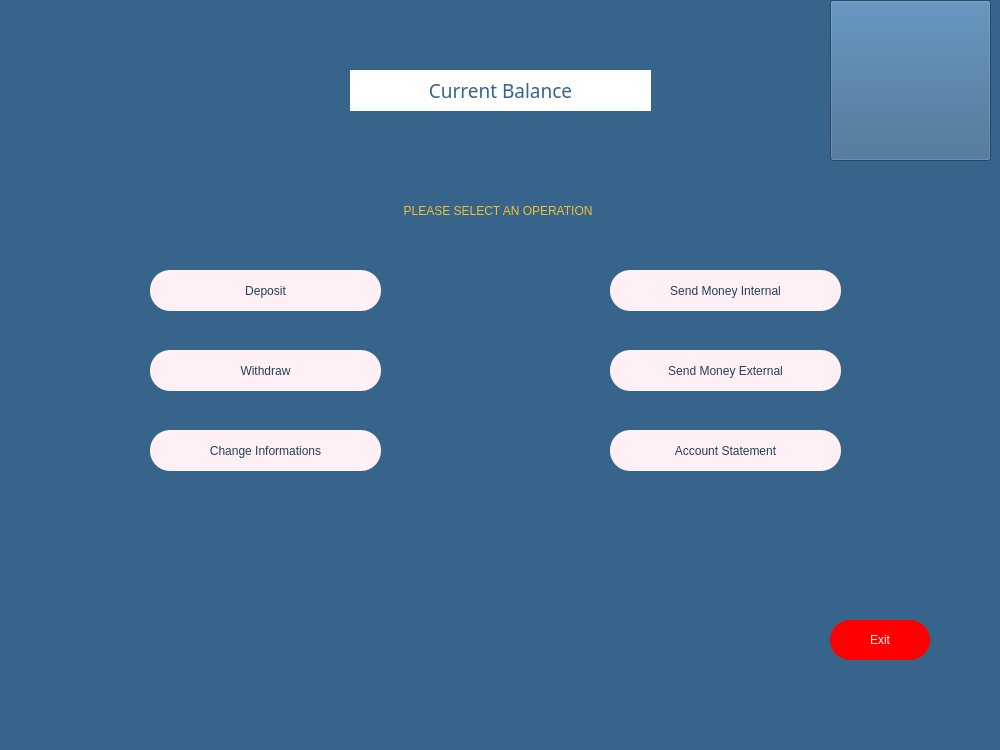
<?xml version="1.0" encoding="UTF-8"?>
<ui version="4.0">
 <class>CustWindow</class>
 <widget class="QMainWindow" name="CustWindow">
  <property name="geometry">
   <rect>
    <x>0</x>
    <y>0</y>
    <width>1000</width>
    <height>750</height>
   </rect>
  </property>
  <property name="windowTitle">
   <string>Customer </string>
  </property>
  <property name="styleSheet">
   <string notr="true">background-color: rgb(54, 100, 139);</string>
  </property>
  <widget class="QWidget" name="customer_widget">
   <widget class="QPushButton" name="B_deposit">
    <property name="geometry">
     <rect>
      <x>150</x>
      <y>270</y>
      <width>231</width>
      <height>41</height>
     </rect>
    </property>
    <property name="layoutDirection">
     <enum>Qt::LeftToRight</enum>
    </property>
    <property name="styleSheet">
     <string notr="true">background-color: rgb(255, 240, 245);
color: rgb(34, 64, 89);
font: 63 14pt &quot;Montserrat SemiBold&quot;;
border-radius: 20 </string>
    </property>
    <property name="text">
     <string>Deposit</string>
    </property>
    <property name="icon">
     <iconset>
      <normaloff>../../Desktop/proje hazırlık/Project-main/deposit.png</normaloff>../../Desktop/proje hazırlık/Project-main/deposit.png</iconset>
    </property>
    <property name="iconSize">
     <size>
      <width>37</width>
      <height>37</height>
     </size>
    </property>
    <property name="checkable">
     <bool>false</bool>
    </property>
   </widget>
   <widget class="QPushButton" name="B_withdraw">
    <property name="geometry">
     <rect>
      <x>150</x>
      <y>350</y>
      <width>231</width>
      <height>41</height>
     </rect>
    </property>
    <property name="layoutDirection">
     <enum>Qt::LeftToRight</enum>
    </property>
    <property name="styleSheet">
     <string notr="true">background-color: rgb(255, 240, 245);
color: rgb(34, 64, 89);
font: 63 14pt &quot;Montserrat SemiBold&quot;;
border-radius: 20 </string>
    </property>
    <property name="text">
     <string>Withdraw</string>
    </property>
    <property name="icon">
     <iconset>
      <normaloff>../../Desktop/proje hazırlık/Project-main/withdraw.png</normaloff>../../Desktop/proje hazırlık/Project-main/withdraw.png</iconset>
    </property>
    <property name="iconSize">
     <size>
      <width>40</width>
      <height>40</height>
     </size>
    </property>
    <property name="checkable">
     <bool>false</bool>
    </property>
   </widget>
   <widget class="QPushButton" name="B_statement">
    <property name="geometry">
     <rect>
      <x>610</x>
      <y>430</y>
      <width>231</width>
      <height>41</height>
     </rect>
    </property>
    <property name="styleSheet">
     <string notr="true">background-color: rgb(255, 240, 245);
color: rgb(34, 64, 89);
font: 63 14pt &quot;Montserrat SemiBold&quot;;
border-radius: 20 </string>
    </property>
    <property name="text">
     <string>Account Statement</string>
    </property>
    <property name="checkable">
     <bool>false</bool>
    </property>
   </widget>
   <widget class="QPushButton" name="B_exit_cust_menu">
    <property name="geometry">
     <rect>
      <x>830</x>
      <y>620</y>
      <width>100</width>
      <height>40</height>
     </rect>
    </property>
    <property name="styleSheet">
     <string notr="true">background-color: rgb(255, 0, 0);
font: 63 14pt &quot;Montserrat SemiBold&quot;;
border-radius: 20;
color: rgb(255, 255, 255);
</string>
    </property>
    <property name="text">
     <string>Exit</string>
    </property>
    <property name="checkable">
     <bool>false</bool>
    </property>
   </widget>
   <widget class="QLineEdit" name="li_select_opr">
    <property name="geometry">
     <rect>
      <x>260</x>
      <y>190</y>
      <width>471</width>
      <height>41</height>
     </rect>
    </property>
    <property name="layoutDirection">
     <enum>Qt::LeftToRight</enum>
    </property>
    <property name="autoFillBackground">
     <bool>false</bool>
    </property>
    <property name="styleSheet">
     <string notr="true">color: rgb(242, 192, 54);
font: 75 22pt &quot;MS Shell Dlg 2&quot;;</string>
    </property>
    <property name="text">
     <string>  PLEASE SELECT AN OPERATION</string>
    </property>
    <property name="frame">
     <bool>false</bool>
    </property>
    <property name="alignment">
     <set>Qt::AlignCenter</set>
    </property>
   </widget>
   <widget class="QLabel" name="la_balance">
    <property name="geometry">
     <rect>
      <x>350</x>
      <y>120</y>
      <width>301</width>
      <height>41</height>
     </rect>
    </property>
    <property name="layoutDirection">
     <enum>Qt::LeftToRight</enum>
    </property>
    <property name="styleSheet">
     <string notr="true">color: rgb(255, 255, 255);
font: 63 18pt &quot;Montserrat SemiBold&quot;;</string>
    </property>
    <property name="text">
     <string/>
    </property>
    <property name="alignment">
     <set>Qt::AlignCenter</set>
    </property>
   </widget>
   <widget class="QPushButton" name="B_internal">
    <property name="geometry">
     <rect>
      <x>610</x>
      <y>270</y>
      <width>231</width>
      <height>41</height>
     </rect>
    </property>
    <property name="styleSheet">
     <string notr="true">background-color: rgb(255, 240, 245);
color: rgb(34, 64, 89);
font: 63 14pt &quot;Montserrat SemiBold&quot;;
border-radius: 20 </string>
    </property>
    <property name="text">
     <string>Send Money Internal</string>
    </property>
    <property name="checkable">
     <bool>false</bool>
    </property>
   </widget>
   <widget class="QPushButton" name="B_external">
    <property name="geometry">
     <rect>
      <x>610</x>
      <y>350</y>
      <width>231</width>
      <height>41</height>
     </rect>
    </property>
    <property name="styleSheet">
     <string notr="true">background-color: rgb(255, 240, 245);
color: rgb(34, 64, 89);
font: 63 14pt &quot;Montserrat SemiBold&quot;;
border-radius: 20 </string>
    </property>
    <property name="text">
     <string>Send Money External</string>
    </property>
    <property name="checkable">
     <bool>false</bool>
    </property>
   </widget>
   <widget class="QPushButton" name="B_settings">
    <property name="geometry">
     <rect>
      <x>150</x>
      <y>430</y>
      <width>231</width>
      <height>41</height>
     </rect>
    </property>
    <property name="styleSheet">
     <string notr="true">background-color: rgb(255, 240, 245);
color: rgb(34, 64, 89);
font: 63 14pt &quot;Montserrat SemiBold&quot;;
border-radius: 20 </string>
    </property>
    <property name="text">
     <string>Change Informations</string>
    </property>
    <property name="checkable">
     <bool>false</bool>
    </property>
   </widget>
   <widget class="QPushButton" name="pushButton">
    <property name="geometry">
     <rect>
      <x>830</x>
      <y>0</y>
      <width>161</width>
      <height>161</height>
     </rect>
    </property>
    <property name="contextMenuPolicy">
     <enum>Qt::DefaultContextMenu</enum>
    </property>
    <property name="styleSheet">
     <string notr="true"/>
    </property>
    <property name="text">
     <string/>
    </property>
    <property name="icon">
     <iconset>
      <normaloff>logo.png</normaloff>logo.png</iconset>
    </property>
    <property name="iconSize">
     <size>
      <width>150</width>
      <height>150</height>
     </size>
    </property>
   </widget>
   <widget class="QLabel" name="la_balance_2">
    <property name="geometry">
     <rect>
      <x>350</x>
      <y>70</y>
      <width>301</width>
      <height>41</height>
     </rect>
    </property>
    <property name="font">
     <font>
      <family>Montserrat SemiBold</family>
      <pointsize>14</pointsize>
      <weight>7</weight>
      <italic>false</italic>
      <bold>false</bold>
     </font>
    </property>
    <property name="styleSheet">
     <string notr="true">color: rgb(54, 100, 139);
font: 63 14pt &quot;Montserrat SemiBold&quot;;
background-color: rgb(255, 255, 255);</string>
    </property>
    <property name="text">
     <string>Current Balance</string>
    </property>
    <property name="alignment">
     <set>Qt::AlignCenter</set>
    </property>
   </widget>
  </widget>
  <widget class="QMenuBar" name="menubar">
   <property name="geometry">
    <rect>
     <x>0</x>
     <y>0</y>
     <width>1000</width>
     <height>21</height>
    </rect>
   </property>
  </widget>
  <widget class="QStatusBar" name="statusbar"/>
 </widget>
 <resources/>
 <connections/>
</ui>
